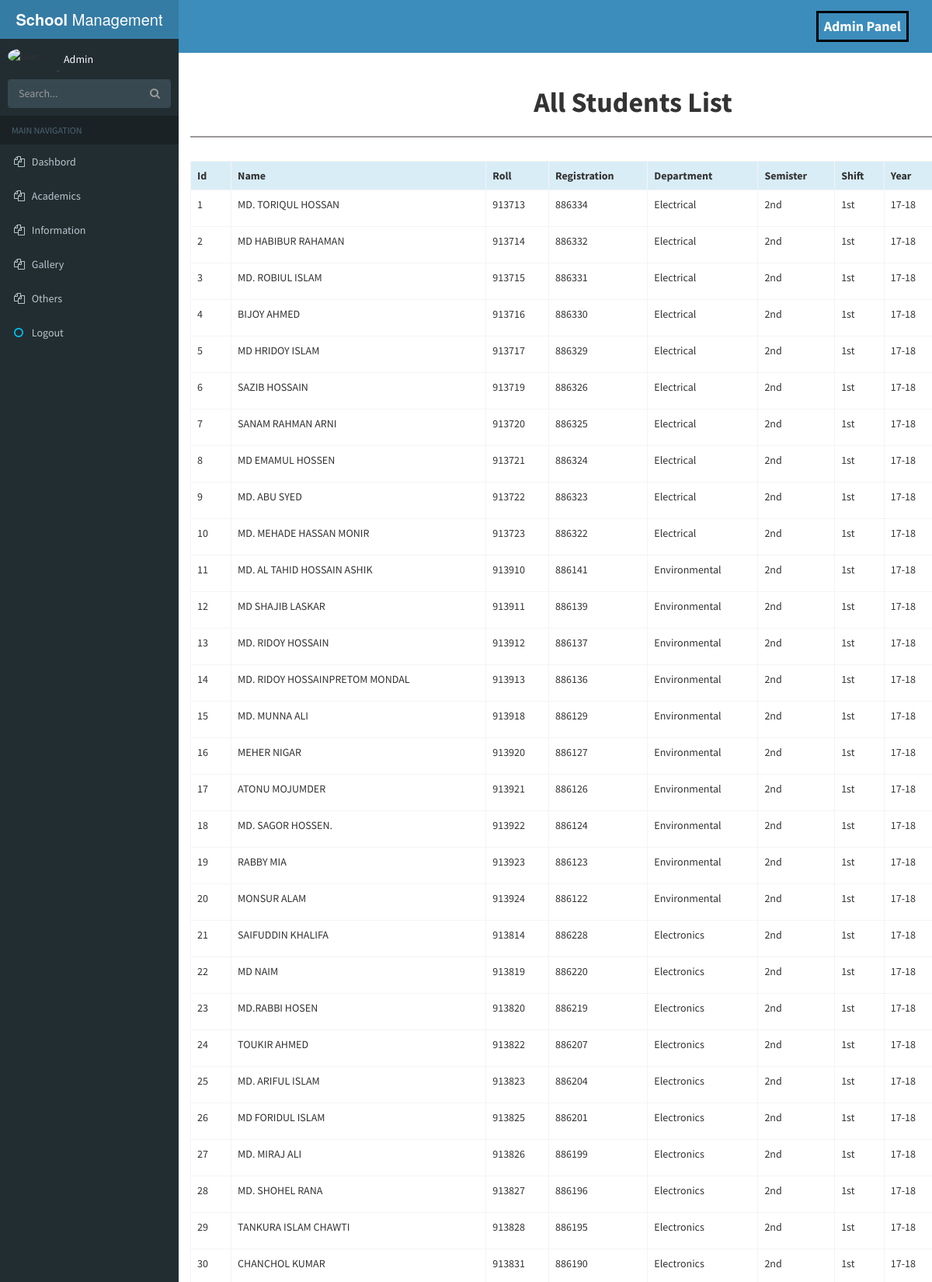
The page /admin/std-view.php (signed in, upper part) on the database its author committed.
### tables this page shows
CREATE TABLE `students` (
  `id` int(11) NOT NULL,
  `std_name` varchar(100) NOT NULL,
  `roll` int(100) NOT NULL,
  `registration` int(100) NOT NULL,
  `department` varchar(100) NOT NULL,
  `semister` varchar(100) NOT NULL,
  `shift` varchar(100) NOT NULL,
  `year` varchar(100) NOT NULL
);

### admin/std-view.php (the view, shortened to what this page needs)
<?php include("header.php"); ?>
<?php include("sidebar.php"); ?>
    <div class="content-wrapper">
        <div class="container">
            <div class="row">
                <div class="col-md-12" style="background:#ffffff;">
                    <h1 style="text-align: center;border-bottom: 2px solid #9c9898;padding: 24px;font-weight: bold;">All Students List</h1><br>
                    <table class="table table-bordered">
                        <tr class="info">
                            <th>Id</th>
                            <th>Name</th>
                            <th>Roll</th>
                            <th>Registration</th>
                            <th>Department</th>
                            <th>Semister</th>
                            <th>Shift</th>
                            <th>Year</th>
                        </tr>
                        <?php
                            $view = "SELECT * FROM students";
                            $run = $connect->query($view);
                            if($run->num_rows > 0){
                                while($row = $run->fetch_assoc()){
                                    ?>
                                        <tr>
                                            <td><?php echo $row["id"] ?></td>
                                            <td><?php echo $row["std_name"] ?></td>
                                            <td><?php echo $row["roll"] ?></td>
                                            <td><?php echo $row["registration"] ?></td>
                                            <td><?php echo $row["department"] ?></td>
                                            <td><?php echo $row["semister"] ?></td>
                                            <td><?php echo $row["shift"] ?></td>
                                            <td><?php echo $row["year"] ?></td>
                                        </tr>
                                    <?php
                                }
                            }
                        ?>
                    </table>
                </div>
            </div>
        </div>
    </div>
<?php include("footer.php"); ?>

### rows shown on the page
students: id "1", std_name "MD. TORIQUL HOSSAN", roll "913713", registration "886334", department "Electrical", semister "2nd", shift "1st", year "17-18"
students: id "2", std_name "MD HABIBUR RAHAMAN", roll "913714", registration "886332", department "Electrical", semister "2nd", shift "1st", year "17-18"
students: id "3", std_name "MD. ROBIUL ISLAM", roll "913715", registration "886331", department "Electrical", semister "2nd", shift "1st", year "17-18"
students: id "4", std_name "BIJOY AHMED", roll "913716", registration "886330", department "Electrical", semister "2nd", shift "1st", year "17-18"
students: id "5", std_name "MD HRIDOY ISLAM", roll "913717", registration "886329", department "Electrical", semister "2nd", shift "1st", year "17-18"
students: id "6", std_name "SAZIB HOSSAIN", roll "913719", registration "886326", department "Electrical", semister "2nd", shift "1st", year "17-18"
students: id "7", std_name "SANAM RAHMAN ARNI", roll "913720", registration "886325", department "Electrical", semister "2nd", shift "1st", year "17-18"
students: id "8", std_name "MD EMAMUL HOSSEN", roll "913721", registration "886324", department "Electrical", semister "2nd", shift "1st", year "17-18"
students: id "9", std_name "MD. ABU SYED", roll "913722", registration "886323", department "Electrical", semister "2nd", shift "1st", year "17-18"
students: id "10", std_name "MD. MEHADE HASSAN MONIR", roll "913723", registration "886322", department "Electrical", semister "2nd", shift "1st", year "17-18"
students: id "11", std_name "MD. AL TAHID HOSSAIN ASHIK", roll "913910", registration "886141", department "Environmental", semister "2nd", shift "1st", year "17-18"
students: id "12", std_name "MD SHAJIB LASKAR", roll "913911", registration "886139", department "Environmental", semister "2nd", shift "1st", year "17-18"
students: id "13", std_name "MD. RIDOY HOSSAIN", roll "913912", registration "886137", department "Environmental", semister "2nd", shift "1st", year "17-18"
students: id "14", std_name "MD. RIDOY HOSSAINPRETOM MONDAL", roll "913913", registration "886136", department "Environmental", semister "2nd", shift "1st", year "17-18"
students: id "15", std_name "MD. MUNNA ALI", roll "913918", registration "886129", department "Environmental", semister "2nd", shift "1st", year "17-18"
students: id "16", std_name "MEHER NIGAR", roll "913920", registration "886127", department "Environmental", semister "2nd", shift "1st", year "17-18"
students: id "17", std_name "ATONU MOJUMDER", roll "913921", registration "886126", department "Environmental", semister "2nd", shift "1st", year "17-18"
students: id "18", std_name "MD. SAGOR HOSSEN.", roll "913922", registration "886124", department "Environmental", semister "2nd", shift "1st", year "17-18"
students: id "19", std_name "RABBY MIA", roll "913923", registration "886123", department "Environmental", semister "2nd", shift "1st", year "17-18"
students: id "20", std_name "MONSUR ALAM", roll "913924", registration "886122", department "Environmental", semister "2nd", shift "1st", year "17-18"
students: id "21", std_name "SAIFUDDIN KHALIFA", roll "913814", registration "886228", department "Electronics", semister "2nd", shift "1st", year "17-18"
students: id "22", std_name "MD NAIM", roll "913819", registration "886220", department "Electronics", semister "2nd", shift "1st", year "17-18"
students: id "23", std_name "MD.RABBI HOSEN", roll "913820", registration "886219", department "Electronics", semister "2nd", shift "1st", year "17-18"
students: id "24", std_name "TOUKIR AHMED", roll "913822", registration "886207", department "Electronics", semister "2nd", shift "1st", year "17-18"
students: id "25", std_name "MD. ARIFUL ISLAM", roll "913823", registration "886204", department "Electronics", semister "2nd", shift "1st", year "17-18"
students: id "26", std_name "MD FORIDUL ISLAM", roll "913825", registration "886201", department "Electronics", semister "2nd", shift "1st", year "17-18"
students: id "27", std_name "MD. MIRAJ ALI", roll "913826", registration "886199", department "Electronics", semister "2nd", shift "1st", year "17-18"
students: id "28", std_name "MD. SHOHEL RANA", roll "913827", registration "886196", department "Electronics", semister "2nd", shift "1st", year "17-18"
students: id "29", std_name "TANKURA ISLAM CHAWTI", roll "913828", registration "886195", department "Electronics", semister "2nd", shift "1st", year "17-18"
students: id "30", std_name "CHANCHOL KUMAR", roll "913831", registration "886190", department "Electronics", semister "2nd", shift "1st", year "17-18"

### other values the page prints
$_SESSION['name'] "Admin"
